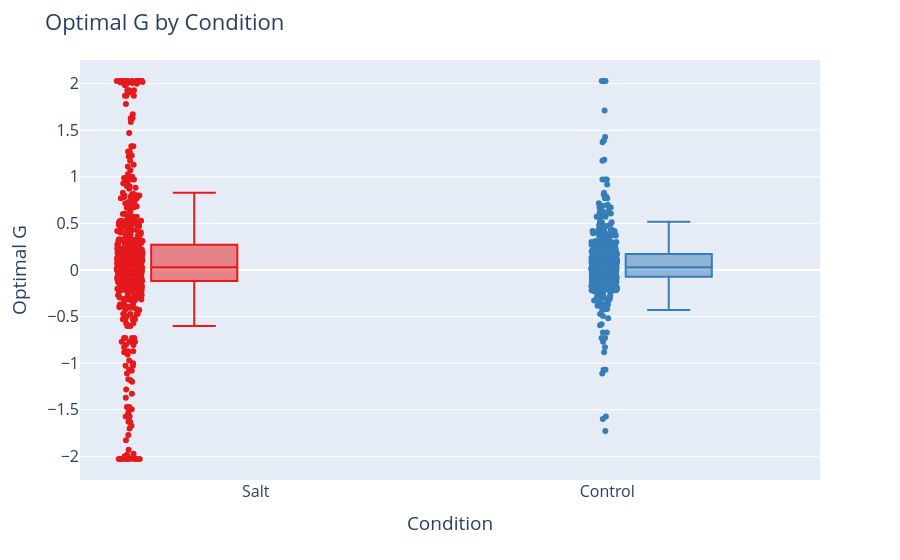

The cell this chart's notebook holds for it:
### Code cell
# Base boxplot (like boxen, shows distribution)
fig = px.box(
    arbor_stats_df,
    x="condition label",
    y="optimal G",
    color="condition label",                # hue
    points="all",                            # show all points like boxen
    color_discrete_sequence=px.colors.qualitative.Set1
)

# Layout tweaks
fig.update_layout(
    title="Optimal G by Condition",
    xaxis_title="Condition",
    yaxis_title="Optimal G",
    font=dict(size=16),
    boxmode="group",
    showlegend=False
)

fig.show()
fig.write_image("paper-figs/Salt-Control-Analysis/Optimal-G-by-condition.pdf")

### Figure 1 — Plotly figure (JSON) as saved in the notebook; plotly's stock layout.template omitted (floating-point values rounded to 4 significant figures; data arrays with more than 128 entries replaced by an {"elided": "..."} marker saying what was removed)
{"data": [{"alignmentgroup": "True", "boxpoints": "all", "hovertemplate": "condition label=%{x}<br>optimal G=%{y}<extra></extra>", "legendgroup": "Salt", "marker": {"color": "rgb(228,26,28)"}, "name": "Salt", "notched": false, "offsetgroup": "Salt", "orientation": "v", "showlegend": true, "type": "box", "x": {"elided": "734 str values"}, "x0": " ", "xaxis": "x", "y": {"elided": "734 float values"}, "y0": " ", "yaxis": "y"}, {"alignmentgroup": "True", "boxpoints": "all", "hovertemplate": "condition label=%{x}<br>optimal G=%{y}<extra></extra>", "legendgroup": "Control", "marker": {"color": "rgb(55,126,184)"}, "name": "Control", "notched": false, "offsetgroup": "Control", "orientation": "v", "showlegend": true, "type": "box", "x": {"elided": "755 str values"}, "x0": " ", "xaxis": "x", "y": {"elided": "755 float values"}, "y0": " ", "yaxis": "y"}], "layout": {"autosize": true, "boxmode": "group", "font": {"size": 16}, "legend": {"title": {"text": "condition label"}, "tracegroupgap": 0}, "margin": {"t": 60}, "showlegend": false, "title": {"text": "Optimal G by Condition"}, "xaxis": {"anchor": "y", "autorange": true, "categoryarray": ["Salt", "Control", null], "categoryorder": "array", "domain": [0, 1], "range": [-0.5, 1.605], "title": {"text": "Condition"}, "type": "category"}, "yaxis": {"anchor": "x", "autorange": true, "domain": [0, 1], "range": [-2.254, 2.254], "title": {"text": "Optimal G"}, "type": "linear"}}}
